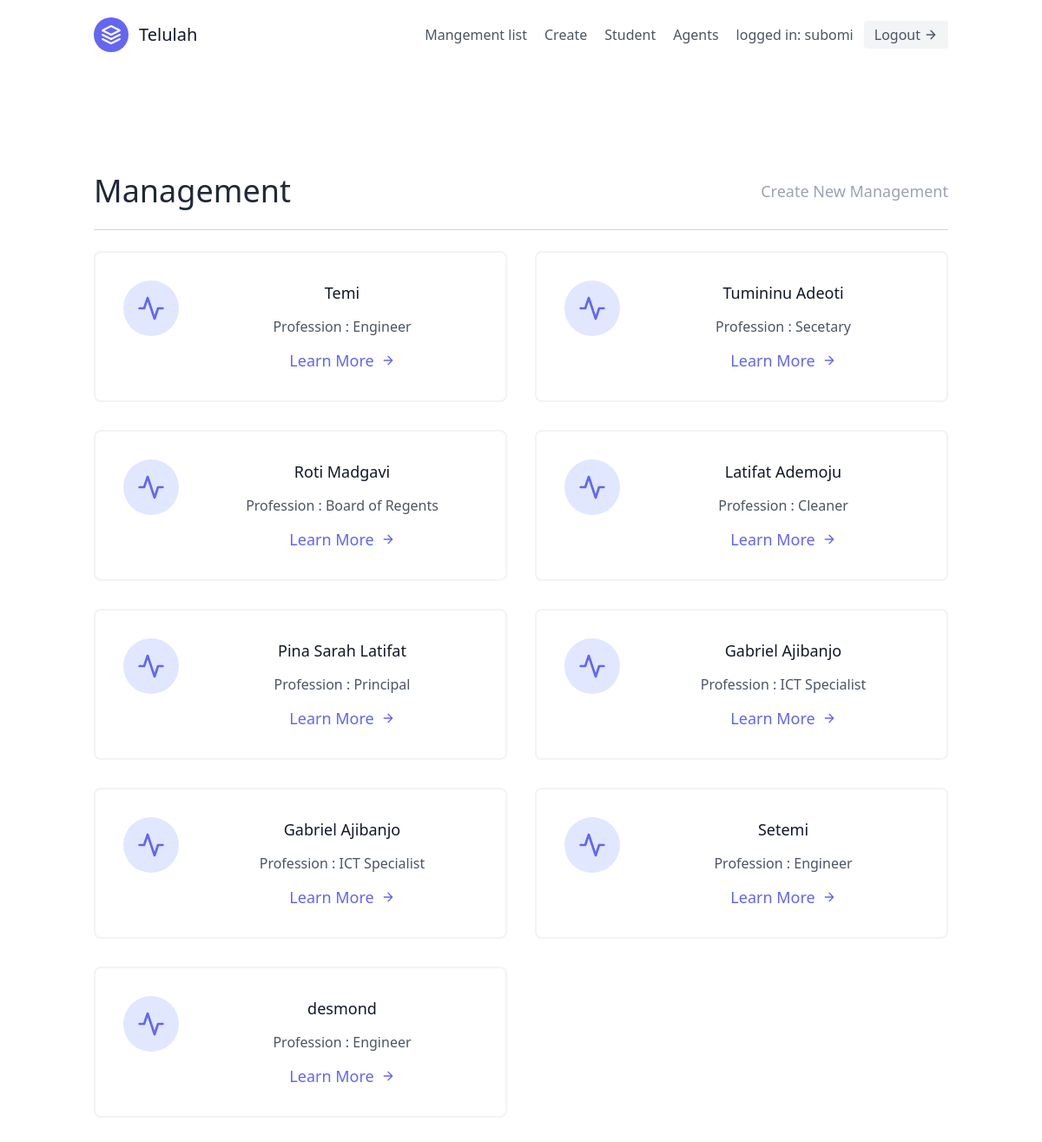
The app's page /app/ (signed in), older data.
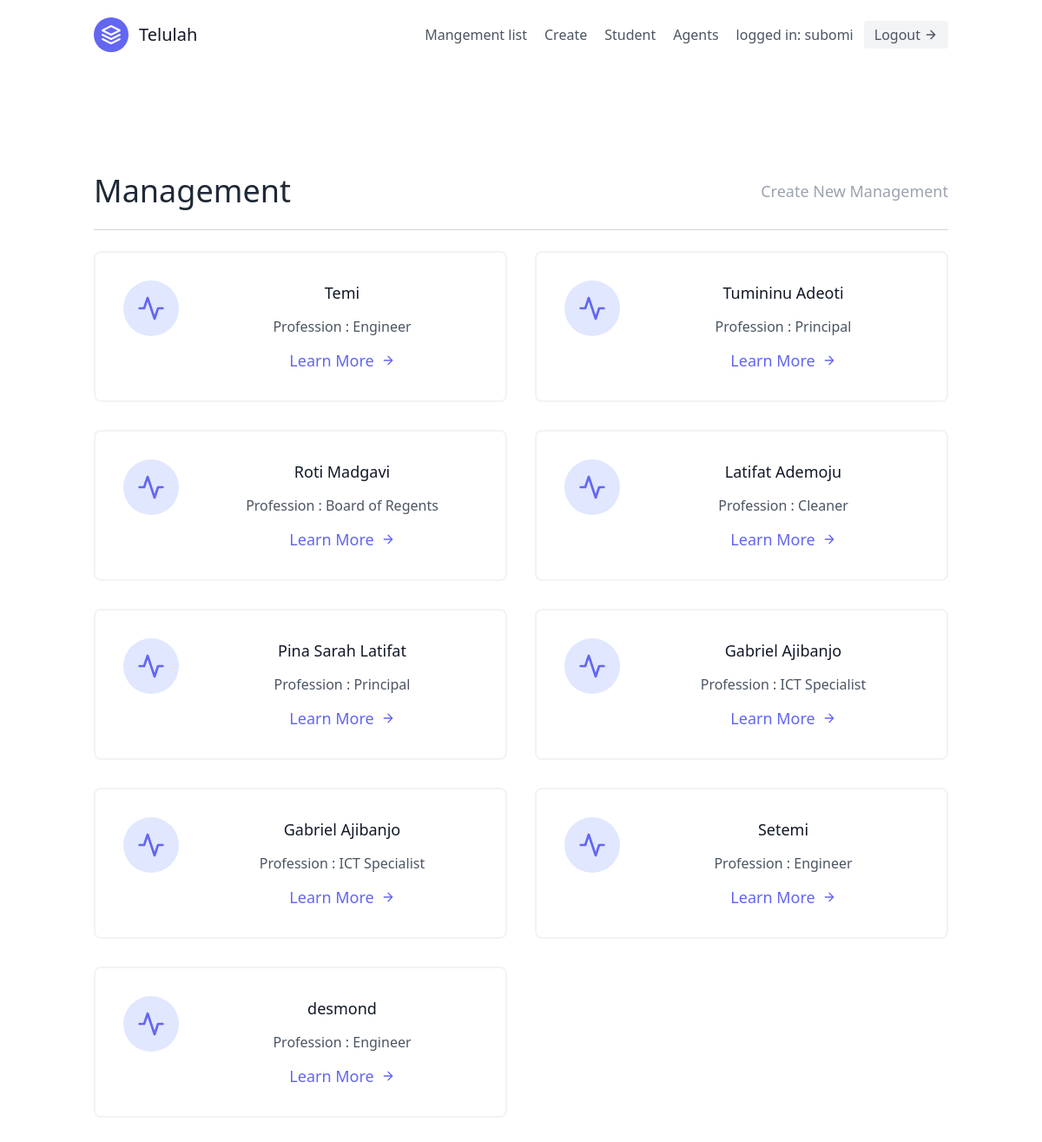
The same page, newer data.
### app/models.py (models this page shows, shortened)
class Management(models.Model):
    user = models.ForeignKey(User, on_delete=models.SET_NULL, null=True, blank=True)
    name = models.CharField(max_length=20)
    email = models.EmailField(max_length=25, unique=True)
    profession = models.CharField(choices=PROFESSION, max_length=100)
    organization = models.ForeignKey(UserProfile, null=True, on_delete=models.CASCADE)
    date_of_employment = models.DateField(max_length=20, null=True)

### app/views.py (the view)
# urls.py: path('', home_page,  name='home'),
@login_required
def home_page(request):
    model = Management.objects.all()
    context = {
        'user': model
    }
    return render(request, 'index.html', context=context)

### app/templates/index.html (shortened to what this page needs)
{% extends "base.html" %}
{% block content %}
<div class="text-center text-lg font-normal">
<section class="text-gray-600 body-font">
  <div class="container px-5 py-24 mx-auto flex flex-wrap">
  <div class="w-full mb-6 py-6 flex justify-between items-center border-b border-gray-300">
    <div>
        <h1 class="text-4xl text-gray-800">Management</h1>
    </div>
    <div>
        <a class="text-gray-400 hover:text-blue-300" href='{%url 'apps:create'%}' class="mr-6 hover:text-gray-900 font-bold text-xl left-10">Create New Management</a>
    </div>
  </div>
    <div class="flex flex-wrap -m-4">
    {% for user in user %}
      <div class="p-4 lg:w-1/2 md:w-full">
        <div class="flex border-2 rounded-lg border-gray-200 border-opacity-50 p-8 sm:flex-row flex-col">
          <div class="w-16 h-16 sm:mr-8 sm:mb-0 mb-4 inline-flex items-center justify-center rounded-full bg-indigo-100 text-indigo-500 flex-shrink-0">
            <svg fill="none" stroke="currentColor" stroke-linecap="round" stroke-linejoin="round" stroke-width="2" class="w-8 h-8" viewBox="0 0 24 24">
              <path d="M22 12h-4l-3 9L9 3l-3 9H2"></path>
            </svg>
          </div>
          <div class="flex-grow">
            <h2 class="text-gray-900 text-lg title-font font-medium mb-3">{{user.name}}</h2>
            <p class="leading-relaxed text-base">Profession : {{user.profession}}</p>
            <a href='{% url 'apps:detail' user.pk%}' class="mt-3 text-indigo-500 inline-flex items-center">Learn More
              <svg fill="none" stroke="currentColor" stroke-linecap="round" stroke-linejoin="round" stroke-width="2" class="w-4 h-4 ml-2" viewBox="0 0 24 24">
                <path d="M5 12h14M12 5l7 7-7 7"></path>
              </svg>
            </a>
          </div>
        </div>
      </div>
    {% endfor %}
    </div>
  </div>
</section>
{% endblock content %}

Row changes from the older to the newer data that the page shows:
changed Management "Tumininu Adeoti": profession "Secetary" → "Principal"
